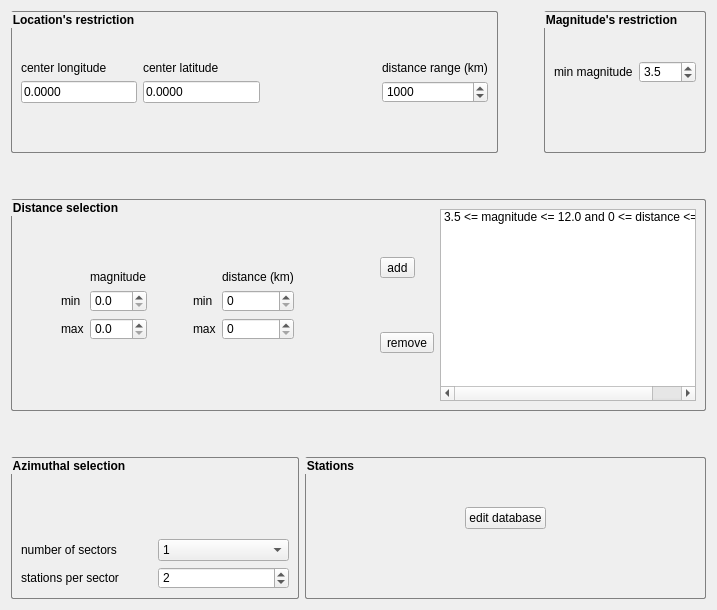
      <widget class="QWidget" name="tab_5">
       <attribute name="title">
        <string>stations</string>
       </attribute>
       <layout class="QVBoxLayout" name="verticalLayout_4">
        <item>
         <layout class="QHBoxLayout" name="horizontalLayout_4">
          <item>
           <widget class="QGroupBox" name="groupBox_7">
            <property name="font">
             <font>
              <weight>75</weight>
              <bold>true</bold>
             </font>
            </property>
            <property name="styleSheet">
             <string notr="true">QGroupBox { 
     border: 1px solid gray; 
     border-radius: 2px; 
 }</string>
            </property>
            <property name="title">
             <string>Location's restriction</string>
            </property>
            <layout class="QGridLayout" name="gridLayout_9">
             <item row="2" column="0">
              <widget class="QLineEdit" name="lineEdit_14">
               <property name="inputMask">
                <string/>
               </property>
               <property name="text">
                <string>0.0000</string>
               </property>
              </widget>
             </item>
             <item row="0" column="1">
              <spacer name="verticalSpacer_7">
               <property name="orientation">
                <enum>Qt::Vertical</enum>
               </property>
               <property name="sizeType">
                <enum>QSizePolicy::Fixed</enum>
               </property>
               <property name="sizeHint" stdset="0">
                <size>
                 <width>20</width>
                 <height>40</height>
                </size>
               </property>
              </spacer>
             </item>
             <item row="1" column="1">
              <widget class="QLabel" name="label_20">
               <property name="text">
                <string>center latitude</string>
               </property>
              </widget>
             </item>
             <item row="1" column="0">
              <widget class="QLabel" name="label_19">
               <property name="text">
                <string>center longitude</string>
               </property>
              </widget>
             </item>
             <item row="2" column="3">
              <widget class="QSpinBox" name="spinBox_5">
               <property name="maximum">
                <number>99999999</number>
               </property>
               <property name="value">
                <number>1000</number>
               </property>
              </widget>
             </item>
             <item row="1" column="3">
              <widget class="QLabel" name="label_23">
               <property name="text">
                <string>distance range (km)</string>
               </property>
              </widget>
             </item>
             <item row="2" column="2">
              <spacer name="horizontalSpacer_2">
               <property name="orientation">
                <enum>Qt::Horizontal</enum>
               </property>
               <property name="sizeHint" stdset="0">
                <size>
                 <width>40</width>
                 <height>20</height>
                </size>
               </property>
              </spacer>
             </item>
             <item row="2" column="1">
              <widget class="QLineEdit" name="lineEdit_15">
               <property name="text">
                <string>0.0000</string>
               </property>
              </widget>
             </item>
             <item row="3" column="1">
              <spacer name="verticalSpacer_25">
               <property name="orientation">
                <enum>Qt::Vertical</enum>
               </property>
               <property name="sizeHint" stdset="0">
                <size>
                 <width>20</width>
                 <height>40</height>
                </size>
               </property>
              </spacer>
             </item>
            </layout>
           </widget>
          </item>
          <item>
           <spacer name="horizontalSpacer_3">
            <property name="orientation">
             <enum>Qt::Horizontal</enum>
            </property>
            <property name="sizeType">
             <enum>QSizePolicy::Fixed</enum>
            </property>
            <property name="sizeHint" stdset="0">
             <size>
              <width>40</width>
              <height>20</height>
             </size>
            </property>
           </spacer>
          </item>
          <item>
           <widget class="QGroupBox" name="groupBox_10">
            <property name="font">
             <font>
              <weight>75</weight>
              <bold>true</bold>
             </font>
            </property>
            <property name="styleSheet">
             <string notr="true">QGroupBox { 
     border: 1px solid gray; 
     border-radius: 2px; 
 }</string>
            </property>
            <property name="title">
             <string>Magnitude's restriction</string>
            </property>
            <layout class="QGridLayout" name="gridLayout_12">
             <item row="1" column="1">
              <widget class="QDoubleSpinBox" name="doubleSpinBox_4">
               <property name="decimals">
                <number>1</number>
               </property>
               <property name="value">
                <double>3.500000000000000</double>
               </property>
              </widget>
             </item>
             <item row="1" column="0">
              <widget class="QLabel" name="label_26">
               <property name="text">
                <string>min magnitude</string>
               </property>
              </widget>
             </item>
             <item row="0" column="1">
              <spacer name="verticalSpacer_8">
               <property name="orientation">
                <enum>Qt::Vertical</enum>
               </property>
               <property name="sizeType">
                <enum>QSizePolicy::Fixed</enum>
               </property>
               <property name="sizeHint" stdset="0">
                <size>
                 <width>20</width>
                 <height>40</height>
                </size>
               </property>
              </spacer>
             </item>
             <item row="2" column="1">
              <spacer name="verticalSpacer_26">
               <property name="orientation">
                <enum>Qt::Vertical</enum>
               </property>
               <property name="sizeHint" stdset="0">
                <size>
                 <width>20</width>
                 <height>40</height>
                </size>
               </property>
              </spacer>
             </item>
            </layout>
           </widget>
          </item>
         </layout>
        </item>
        <item>
         <spacer name="verticalSpacer_27">
          <property name="orientation">
           <enum>Qt::Vertical</enum>
          </property>
          <property name="sizeType">
           <enum>QSizePolicy::MinimumExpanding</enum>
          </property>
          <property name="sizeHint" stdset="0">
           <size>
            <width>20</width>
            <height>40</height>
           </size>
          </property>
         </spacer>
        </item>
        <item>
         <widget class="QGroupBox" name="groupBox_12">
          <property name="font">
           <font>
            <weight>75</weight>
            <bold>true</bold>
           </font>
          </property>
          <property name="styleSheet">
           <string notr="true">QGroupBox { 
     border: 1px solid gray; 
     border-radius: 2px; 
 }</string>
          </property>
          <property name="title">
           <string>Distance selection</string>
          </property>
          <layout class="QHBoxLayout" name="horizontalLayout_3">
           <item>
            <layout class="QHBoxLayout" name="horizontalLayout_2">
             <item>
              <layout class="QGridLayout" name="gridLayout_10">
               <item row="3" column="1">
                <widget class="QLabel" name="label_25">
                 <property name="text">
                  <string>max</string>
                 </property>
                </widget>
               </item>
               <item row="2" column="5">
                <widget class="QSpinBox" name="spinBox_6">
                 <property name="maximum">
                  <number>99999999</number>
                 </property>
                </widget>
               </item>
               <item row="2" column="0">
                <spacer name="horizontalSpacer_14">
                 <property name="orientation">
                  <enum>Qt::Horizontal</enum>
                 </property>
                 <property name="sizeHint" stdset="0">
                  <size>
                   <width>40</width>
                   <height>20</height>
                  </size>
                 </property>
                </spacer>
               </item>
               <item row="3" column="2">
                <widget class="QDoubleSpinBox" name="doubleSpinBox_2">
                 <property name="decimals">
                  <number>1</number>
                 </property>
                </widget>
               </item>
               <item row="0" column="2">
                <spacer name="verticalSpacer_6">
                 <property name="orientation">
                  <enum>Qt::Vertical</enum>
                 </property>
                 <property name="sizeHint" stdset="0">
                  <size>
                   <width>20</width>
                   <height>40</height>
                  </size>
                 </property>
                </spacer>
               </item>
               <item row="4" column="2">
                <spacer name="verticalSpacer_5">
                 <property name="orientation">
                  <enum>Qt::Vertical</enum>
                 </property>
                 <property name="sizeHint" stdset="0">
                  <size>
                   <width>20</width>
                   <height>40</height>
                  </size>
                 </property>
                </spacer>
               </item>
               <item row="1" column="5">
                <widget class="QLabel" name="label_22">
                 <property name="text">
                  <string>distance (km)</string>
                 </property>
                </widget>
               </item>
               <item row="2" column="1">
                <widget class="QLabel" name="label_24">
                 <property name="text">
                  <string>min</string>
                 </property>
                </widget>
               </item>
               <item row="3" column="5">
                <widget class="QSpinBox" name="spinBox_8">
                 <property name="maximum">
                  <number>99999999</number>
                 </property>
                </widget>
               </item>
               <item row="1" column="2">
                <widget class="QLabel" name="label_28">
                 <property name="text">
                  <string>magnitude</string>
                 </property>
                </widget>
               </item>
               <item row="2" column="2">
                <widget class="QDoubleSpinBox" name="doubleSpinBox">
                 <property name="decimals">
                  <number>1</number>
                 </property>
                </widget>
               </item>
               <item row="3" column="0">
                <spacer name="horizontalSpacer_15">
                 <property name="orientation">
                  <enum>Qt::Horizontal</enum>
                 </property>
                 <property name="sizeHint" stdset="0">
                  <size>
                   <width>40</width>
                   <height>20</height>
                  </size>
                 </property>
                </spacer>
               </item>
               <item row="3" column="4">
                <widget class="QLabel" name="label_49">
                 <property name="text">
                  <string>max</string>
                 </property>
                </widget>
               </item>
               <item row="3" column="6">
                <spacer name="horizontalSpacer_4">
                 <property name="orientation">
                  <enum>Qt::Horizontal</enum>
                 </property>
                 <property name="sizeHint" stdset="0">
                  <size>
                   <width>40</width>
                   <height>20</height>
                  </size>
                 </property>
                </spacer>
               </item>
               <item row="2" column="4">
                <widget class="QLabel" name="label_31">
                 <property name="text">
                  <string>min</string>
                 </property>
                </widget>
               </item>
               <item row="2" column="3">
                <spacer name="horizontalSpacer_17">
                 <property name="orientation">
                  <enum>Qt::Horizontal</enum>
                 </property>
                 <property name="sizeType">
                  <enum>QSizePolicy::Fixed</enum>
                 </property>
                 <property name="sizeHint" stdset="0">
                  <size>
                   <width>40</width>
                   <height>20</height>
                  </size>
                 </property>
                </spacer>
               </item>
              </layout>
             </item>
             <item>
              <spacer name="horizontalSpacer_16">
               <property name="orientation">
                <enum>Qt::Horizontal</enum>
               </property>
               <property name="sizeType">
                <enum>QSizePolicy::Fixed</enum>
               </property>
               <property name="sizeHint" stdset="0">
                <size>
                 <width>40</width>
                 <height>20</height>
                </size>
               </property>
              </spacer>
             </item>
             <item>
              <layout class="QVBoxLayout" name="verticalLayout_3">
               <item>
                <widget class="QToolButton" name="toolButton">
                 <property name="text">
                  <string>add</string>
                 </property>
                 <property name="icon">
                  <iconset resource="logo/icons/icons.qrc">
                   <normaloff>:/icons/right.png</normaloff>:/icons/right.png</iconset>
                 </property>
                </widget>
               </item>
               <item>
                <widget class="QToolButton" name="toolButton_2">
                 <property name="text">
                  <string>remove</string>
                 </property>
                 <property name="icon">
                  <iconset resource="logo/icons/icons.qrc">
                   <normaloff>:/icons/left.png</normaloff>:/icons/left.png</iconset>
                 </property>
                </widget>
               </item>
              </layout>
             </item>
             <item>
              <widget class="QListWidget" name="listWidget">
               <item>
                <property name="text">
                 <string>3.5 &lt;= magnitude &lt;= 12.0 and 0 &lt;= distance &lt;= 1000</string>
                </property>
               </item>
              </widget>
             </item>
            </layout>
           </item>
          </layout>
         </widget>
        </item>
        <item>
         <spacer name="verticalSpacer_29">
          <property name="orientation">
           <enum>Qt::Vertical</enum>
          </property>
          <property name="sizeHint" stdset="0">
           <size>
            <width>20</width>
            <height>40</height>
           </size>
          </property>
         </spacer>
        </item>
        <item>
         <layout class="QHBoxLayout" name="horizontalLayout_5">
          <item>
           <widget class="QGroupBox" name="groupBox_11">
            <property name="font">
             <font>
              <weight>75</weight>
              <bold>true</bold>
             </font>
            </property>
            <property name="styleSheet">
             <string notr="true">QGroupBox { 
     border: 1px solid gray; 
     border-radius: 2px; 
 }</string>
            </property>
            <property name="title">
             <string>Azimuthal selection</string>
            </property>
            <layout class="QGridLayout" name="gridLayout_13">
             <item row="1" column="1">
              <widget class="QComboBox" name="comboBox">
               <item>
                <property name="text">
                 <string>1</string>
                </property>
               </item>
               <item>
                <property name="text">
                 <string>2</string>
                </property>
               </item>
               <item>
                <property name="text">
                 <string>3</string>
                </property>
               </item>
               <item>
                <property name="text">
                 <string>4</string>
                </property>
               </item>
               <item>
                <property name="text">
                 <string>5</string>
                </property>
               </item>
               <item>
                <property name="text">
                 <string>6</string>
                </property>
               </item>
               <item>
                <property name="text">
                 <string>7</string>
                </property>
               </item>
               <item>
                <property name="text">
                 <string>8</string>
                </property>
               </item>
              </widget>
             </item>
             <item row="2" column="0">
              <widget class="QLabel" name="label_21">
               <property name="text">
                <string>stations per sector</string>
               </property>
              </widget>
             </item>
             <item row="1" column="0">
              <widget class="QLabel" name="label_27">
               <property name="text">
                <string>number of sectors</string>
               </property>
              </widget>
             </item>
             <item row="2" column="1">
              <widget class="QSpinBox" name="spinBox_7">
               <property name="value">
                <number>2</number>
               </property>
              </widget>
             </item>
             <item row="0" column="0">
              <spacer name="verticalSpacer_9">
               <property name="orientation">
                <enum>Qt::Vertical</enum>
               </property>
               <property name="sizeHint" stdset="0">
                <size>
                 <width>20</width>
                 <height>40</height>
                </size>
               </property>
              </spacer>
             </item>
            </layout>
           </widget>
          </item>
          <item>
           <widget class="QGroupBox" name="groupBox_13">
            <property name="font">
             <font>
              <weight>75</weight>
              <bold>true</bold>
             </font>
            </property>
            <property name="styleSheet">
             <string notr="true">QGroupBox { 
     border: 1px solid gray; 
     border-radius: 2px; 
 }</string>
            </property>
            <property name="title">
             <string>Stations</string>
            </property>
            <layout class="QVBoxLayout" name="verticalLayout_8">
             <item>
              <spacer name="verticalSpacer_10">
               <property name="orientation">
                <enum>Qt::Vertical</enum>
               </property>
               <property name="sizeHint" stdset="0">
                <size>
                 <width>20</width>
                 <height>40</height>
                </size>
               </property>
              </spacer>
             </item>
             <item>
              <layout class="QHBoxLayout" name="horizontalLayout_6">
               <item>
                <spacer name="horizontalSpacer_18">
                 <property name="orientation">
                  <enum>Qt::Horizontal</enum>
                 </property>
                 <property name="sizeType">
                  <enum>QSizePolicy::Fixed</enum>
                 </property>
                 <property name="sizeHint" stdset="0">
                  <size>
                   <width>150</width>
                   <height>20</height>
                  </size>
                 </property>
                </spacer>
               </item>
               <item>
                <widget class="QPushButton" name="pushButton_17">
                 <property name="text">
                  <string>edit database</string>
                 </property>
                 <property name="icon">
                  <iconset resource="logo/icons/icons.qrc">
                   <normaloff>:/icons/edit.png</normaloff>:/icons/edit.png</iconset>
                 </property>
                </widget>
               </item>
               <item>
                <spacer name="horizontalSpacer_21">
                 <property name="orientation">
                  <enum>Qt::Horizontal</enum>
                 </property>
                 <property name="sizeType">
                  <enum>QSizePolicy::Fixed</enum>
                 </property>
                 <property name="sizeHint" stdset="0">
                  <size>
                   <width>150</width>
                   <height>20</height>
                  </size>
                 </property>
                </spacer>
               </item>
              </layout>
             </item>
             <item>
              <spacer name="verticalSpacer_14">
               <property name="orientation">
                <enum>Qt::Vertical</enum>
               </property>
               <property name="sizeHint" stdset="0">
                <size>
                 <width>20</width>
                 <height>40</height>
                </size>
               </property>
              </spacer>
             </item>
             <item>
              <widget class="QLabel" name="label_5">
               <property name="text">
                <string/>
               </property>
               <property name="alignment">
                <set>Qt::AlignCenter</set>
               </property>
              </widget>
             </item>
            </layout>
           </widget>
          </item>
         </layout>
        </item>
       </layout>
      </widget>
